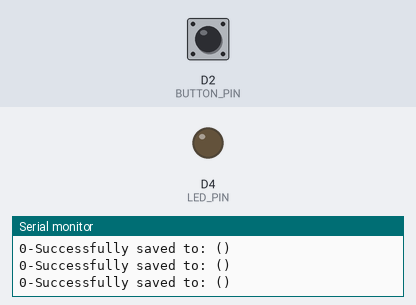
A sketch run on a simulated ESP8266 (NodeMCU). Parts: output pins drawn as LEDs (lit = HIGH), the last lines printed to the serial monitor. The test bench sets the inputs (shaded band); at power-on: D2 (BUTTON_PIN) HIGH. WiFi joins after 1.5 s; servers stay silent unless stated.

Above: at 2.8 s.
2.9 s: D2 (BUTTON_PIN) pulled LOW for 0.15 s
At 3.6 s:
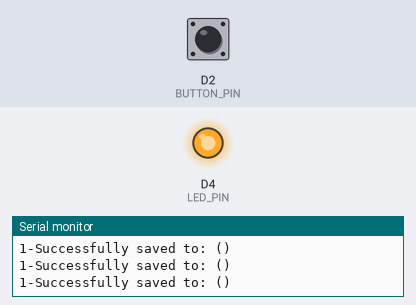
4.5 s: D2 (BUTTON_PIN) pulled LOW for 1 s
At 5.1 s:
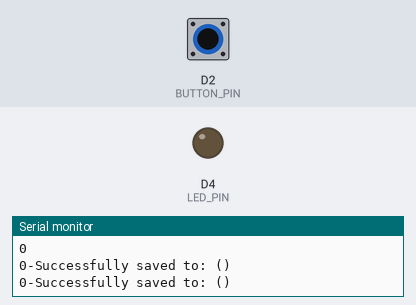
7.0 s: D2 (BUTTON_PIN) pulled LOW for 3.2 s
At 8.2 s:
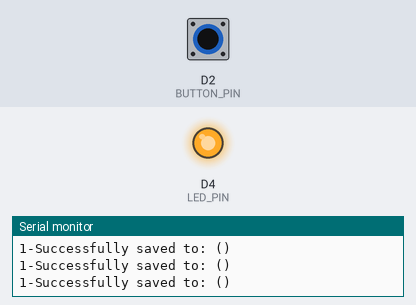
Timing chart, 0 to 10.0 s (numbered marks = the images above; inputs shaded):
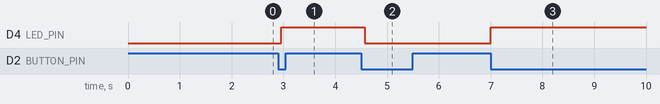

Measured:
- after the input at 2.9 s, D4 (LED_PIN): LOW → HIGH after 0.06 s
- after the input at 4.5 s, D4 (LED_PIN): HIGH → LOW after 0.07 s
- after the input at 7.0 s, D4 (LED_PIN): LOW → HIGH at once

The sketch:

arduino_firebase.ino
```cpp
#include <ESP8266WiFi.h>
#include <Firebase_ESP_Client.h>
#include "addons/TokenHelper.h"
#include "addons/RTDBHelper.h"

#define DATABASE_URL "https://hilti-4a670-default-rtdb.asia-southeast1.firebasedatabase.app/" // Firebase host
#define API_KEY "AIzaSyBziIaxSz2uuMRvpM-afl1p4iyDuiGVDPo" //Firebase Auth code
#define WIFI_SSID "Home Wifi (Mesh)" //Enter your wifi Name
#define WIFI_PASSWORD "1616kennethng" // Enter your password

// constants won't change
const int BUTTON_PIN = D2; // Arduino pin connected to button's pin
const int LED_PIN = D4; // Arduino pin connected to LED's pin

// variables will change:
int ledState = LOW;     // the current state of LED
int lastButtonState;    // the previous state of button
int currentButtonState; // the current state of button
bool signupOK = false;
int ldrData = 0;
float voltage =0.0;
unsigned long sendDataPrevMillis = 0;

FirebaseData fbdo;
FirebaseAuth auth;
FirebaseConfig config;

void setup() {
  Serial.begin(9600);
  pinMode(BUTTON_PIN, INPUT_PULLUP); // set arduino pin to input pull-up mode
  pinMode(LED_PIN, OUTPUT);          // set arduino pin to output mode

  currentButtonState = digitalRead(BUTTON_PIN);
  WiFi.begin(WIFI_SSID, WIFI_PASSWORD);
  Serial.print("Connecting");
  while (WiFi.status() != WL_CONNECTED) {
    Serial.print(".");
    delay(200);
  }
  Serial.println();
  Serial.println("Connected.");
  Serial.println(WiFi.localIP());
  config.api_key = API_KEY;
  config.database_url = DATABASE_URL;
  if (Firebase.signUp(&config, &auth, "", "")) {
    Serial.println("SignUp OK");
    signupOK = true;
  } else {
    Serial.printf("%s\n", config.signer.signupError.message.c_str());
  }
  config.token_status_callback = tokenStatusCallback;
  Firebase.begin(&config, &auth);
  Firebase.reconnectWiFi(true);
  // Firebase.setInt("LED_STATUS", 0);
}

void loop() {
  lastButtonState    = currentButtonState;      // save the last state
  currentButtonState = digitalRead(BUTTON_PIN); // read new state

  if(lastButtonState == HIGH && currentButtonState == LOW) {

  // toggle state of LED
    ledState = !ledState;
  // control LED arccoding to the toggled state
    digitalWrite(LED_PIN, ledState);
    Serial.print(ledState);
  }
  // Serial.print(WiFi.localIP());
  if(Firebase.ready() && signupOK && (millis() - sendDataPrevMillis>200 || sendDataPrevMillis == 0)){
    sendDataPrevMillis = millis();

    // ldrData = digitalRead(BUTTON_PIN);
    // Serial.println(ldrData);
    if(Firebase.RTDB.setInt(&fbdo, "Sensor/button", ledState)) {
      Serial.println();
      Serial.print(ledState);
      Serial.print("-Successfully saved to: "+ fbdo.dataPath());
      Serial.println("("+fbdo.dataType()+")");
    } else{
      Serial.println("Failed: "+fbdo.errorReason());
    }
  }
}
```
